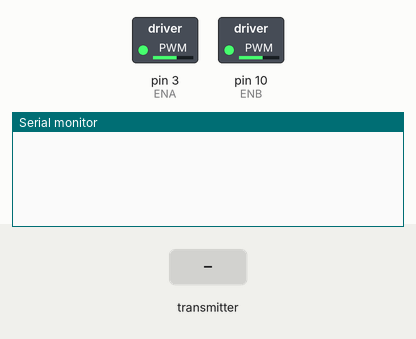
This sketch was run on a simulated Arduino Uno, built with avr-gcc and run on an emulated ATmega328P. Parts: switched loads named in the sketch (green lamp = pin HIGH), the last lines printed to the serial monitor. Inputs (shaded band) come from the test bench. No radio packets arrive unless stated.

Above: at 1.2 s.
1.3 s: the transmitter starts sending joystick.0 = 0
At 1.8 s:
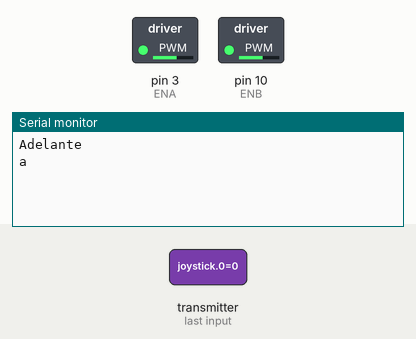
2.8 s: the transmitter starts sending joystick.2 = 256
At 4.0 s:
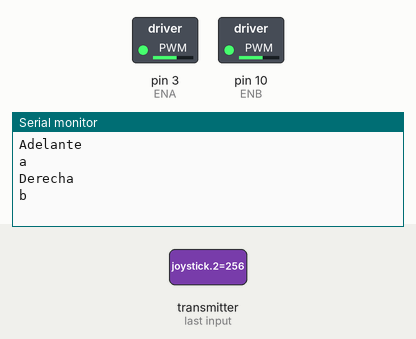
4.3 s: the transmitter starts sending joystick.3 = 256
At 5.1 s:
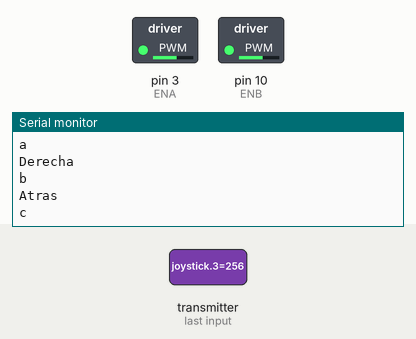
5.8 s: the transmitter starts sending joystick.4 = 256
At 6.4 s:
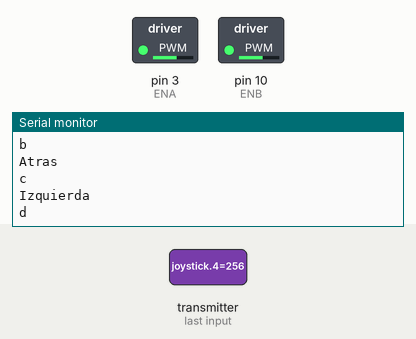

Measured:
- after the input at 1.3 s, the serial monitor: prints a new line at once (image 1)
- after the input at 2.8 s, the serial monitor: prints a new line at once (image 2)
- after the input at 4.3 s, the serial monitor: prints a new line at once (image 3)
- after the input at 5.8 s, the serial monitor: prints a new line at once (image 4)

The sketch:

Carro_RF_Receptor_V1.0.ino
```cpp
// Producto de ZACETREX TECHNOLOGIES S.A.C
// Este código se hizo con fin de compartirlo con la comunidad y tiene fines educativos
// Encuentre este y otros codigos en zacetrex.com o comuniquese con nosotros.

#include <SPI.h>
#include <RF24.h>

RF24 radio(7, 8);

int ENA = 3;
int IN1 = 4;
int IN2 = 5;
int IN3= 6;
int IN4= 9;
int ENB =10;
int joystick[6];

char instruction = 'x';
char lastInstruction = 'x';

const byte identificacion[6] = "00001";

void setup() {
  Serial.begin(9600);
  radio.begin();

  radio.openReadingPipe(0, identificacion);
  radio.setPALevel(RF24_PA_MIN);
  radio.startListening();

// ENA y ENB se utilizan para controlar la velocidad del motor (PWM)
// Puede modificarlo, el rango es de 0 a 255, donde 255 es la maxima velocidad.
// No todos los motores son exactamente iguales, algunos no se moveran por lo
// que necesitan aumentar la velocidad, tambien si coloca mucho peso,
// no se moveran y tendra que aumentar la velocidad

  analogWrite(ENA,150);
  analogWrite(ENB,150);
}

void loop() {
  if (radio.available())
  {
    radio.read(&joystick, sizeof(joystick));
    instruction = GetInstruction();
    if (instruction != lastInstruction) {
      lastInstruction = instruction;
      switch(instruction)
      {
        case 'a':
        Serial.println("Adelante");
        Adelante();
        break;
        case 'b':
        Serial.println("Derecha");
        Derecha();
        break;
        case 'c':
        Serial.println("Atras");
        Atras();
        break;
        case 'd':
        Serial.println("Izquierda");
        Izquierda();
        break;
        case 'x':
        Serial.println("Alto");
        Alto();
        break;
      }
      Serial.println(lastInstruction);
    }

  }
}

char GetInstruction()
{
  if (joystick[2] == LOW)
  {
    return 'a';
  }
  else if (joystick[3] == LOW)
  {
    return 'b';
  }
  else if (joystick[4] == LOW)
  {
    return 'c';
  }
  else if (joystick[5] == LOW)
  {
    return 'd';
  }
  else if(joystick[1] > 550)
  {
    return 'a';
  }
  else if(joystick[0] > 550)
  {
    return 'b';
  }
  else if(joystick[1] < 300)
  {
    return 'c';
  }
  else if(joystick[0] < 300)
  {
    return 'd';
  }
  return 'x';
}


void Adelante(){
  digitalWrite(IN1, LOW);
  digitalWrite(IN2, HIGH);
  digitalWrite(IN3, LOW);
  digitalWrite(IN4, HIGH);
}

void Derecha(){
  digitalWrite(IN1, HIGH);
  digitalWrite(IN2, LOW);
  digitalWrite(IN3, LOW);
  digitalWrite(IN4, HIGH);
}

void Atras(){
  digitalWrite(IN1, HIGH);
  digitalWrite(IN2, LOW);
  digitalWrite(IN3, HIGH);
  digitalWrite(IN4, LOW);
}

void Izquierda(){
  digitalWrite(IN1, LOW);
  digitalWrite(IN2, HIGH);
  digitalWrite(IN3, HIGH);
  digitalWrite(IN4, LOW);
}

void Alto(){
  digitalWrite(IN1, LOW);
  digitalWrite(IN2, LOW);
  digitalWrite(IN3, LOW);
  digitalWrite(IN4, LOW);
}
```
